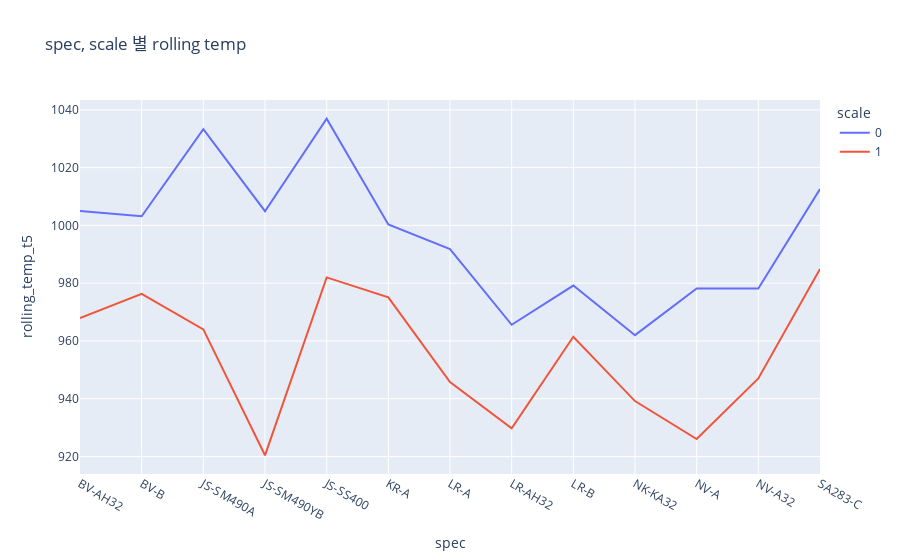

Notebook cell for this chart:
### Code cell
px.line(ans, x='spec',y='rolling_temp_t5', color='scale', title='spec, scale 별 rolling temp')

### Figure 1 — Plotly figure (JSON) as saved in the notebook; plotly's stock layout.template omitted (floating-point values rounded to 4 significant figures)
{"data": [{"hovertemplate": "scale=0<br>spec=%{x}<br>rolling_temp_t5=%{y}<extra></extra>", "legendgroup": "0", "line": {"color": "#636efa", "dash": "solid"}, "marker": {"symbol": "circle"}, "mode": "lines", "name": "0", "orientation": "v", "showlegend": true, "type": "scatter", "x": ["BV-AH32", "BV-B", "JS-SM490A", "JS-SM490YB", "JS-SS400", "KR-A", "LR-A", "LR-AH32", "LR-B", "NK-KA32", "NV-A", "NV-A32", "SA283-C"], "xaxis": "x", "y": [1005, 1003.0, 1033.0, 1005.0, 1037.0, 1000.0, 991.8, 965.6, 979.2, 962, 978.1, 978.1, 1013.0], "yaxis": "y"}, {"hovertemplate": "scale=1<br>spec=%{x}<br>rolling_temp_t5=%{y}<extra></extra>", "legendgroup": "1", "line": {"color": "#EF553B", "dash": "solid"}, "marker": {"symbol": "circle"}, "mode": "lines", "name": "1", "orientation": "v", "showlegend": true, "type": "scatter", "x": ["BV-AH32", "BV-B", "JS-SM490A", "JS-SM490YB", "JS-SS400", "KR-A", "LR-A", "LR-AH32", "LR-B", "NK-KA32", "NV-A", "NV-A32", "SA283-C"], "xaxis": "x", "y": [967.9, 976.3, 964, 920.4, 982, 975.1, 945.8, 929.8, 961.4, 939.2, 926.1, 947, 984.9], "yaxis": "y"}], "layout": {"legend": {"title": {"text": "scale"}, "tracegroupgap": 0}, "title": {"text": "spec, scale 별 rolling temp"}, "xaxis": {"anchor": "y", "domain": [0, 1], "title": {"text": "spec"}}, "yaxis": {"anchor": "x", "domain": [0, 1], "title": {"text": "rolling_temp_t5"}}}}
